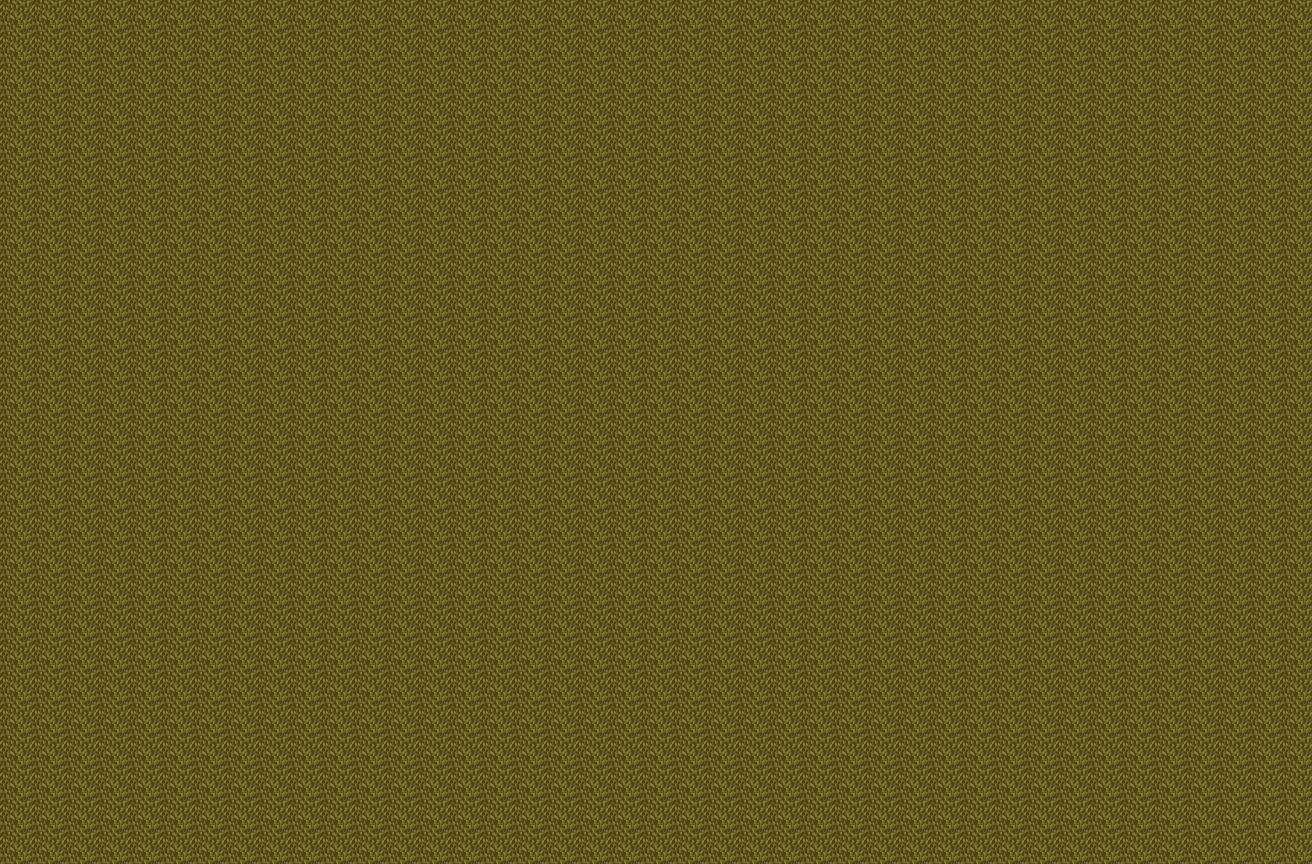

A level layout from a 2D game, rendered from its tile map. Below: a short description, then the map file with tile-grid data replaced by summaries:
An orthogonal 41x27 tile map with 32x32 px tiles, 9 tile layers (GroundBottomLayer, GroundMiddleLayer, GroundTopLayer, WallBottomLayer, ...).

<map version="1.0" orientation="orthogonal" renderorder="right-down" width="41" height="27" tilewidth="32" tileheight="32" nextobjectid="1">
 <tileset firstgid="1" name="Castle" tilewidth="32" tileheight="32" tilecount="256" columns="16">
  <image source="Castle.png" trans="000000" width="512" height="512" />
 </tileset>
 <layer name="GroundBottomLayer" width="41" height="27">
  <data>[1107 cells, 1107 non-empty, 1 distinct tile ids]</data>
 </layer>
 <layer name="GroundMiddleLayer" width="41" height="27">
  <data>[1107 cells, 0 non-empty, 0 distinct tile ids]</data>
 </layer>
 <layer name="GroundTopLayer" width="41" height="27">
  <data>[1107 cells, 0 non-empty, 0 distinct tile ids]</data>
 </layer>
 <layer name="WallBottomLayer" width="41" height="27">
  <data>[1107 cells, 0 non-empty, 0 distinct tile ids]</data>
 </layer>
 <layer name="WallMiddleLayer" width="41" height="27">
  <data>[1107 cells, 0 non-empty, 0 distinct tile ids]</data>
 </layer>
 <layer name="WallTopLayer" width="41" height="27">
  <data>[1107 cells, 0 non-empty, 0 distinct tile ids]</data>
 </layer>
 <layer name="ForegroundBottomLayer" width="41" height="27">
  <data>[1107 cells, 0 non-empty, 0 distinct tile ids]</data>
 </layer>
 <layer name="ForegroundMiddleLayer" width="41" height="27">
  <data>[1107 cells, 0 non-empty, 0 distinct tile ids]</data>
 </layer>
 <layer name="ForegroundTopLayer" width="41" height="27">
  <data>[1107 cells, 0 non-empty, 0 distinct tile ids]</data>
 </layer>
</map>
